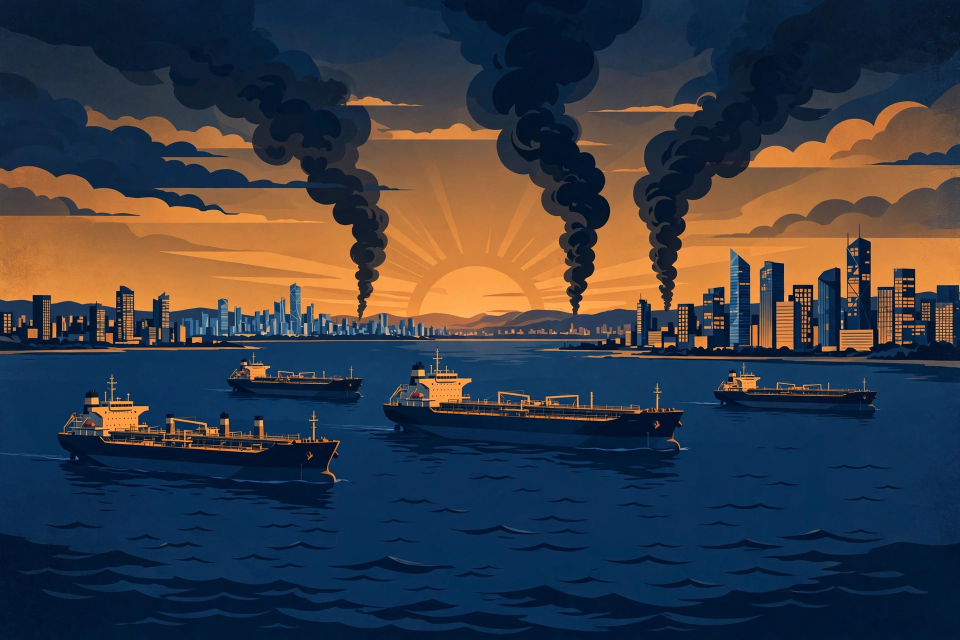
#> input picture hero.png, 1920 x 1280 px (shown at 1/2 size)
$ python compose.py
#> lines starting #> are read from the running program, lines starting #| are printed output that depends on the picture
#!/usr/bin/env python3
"""Compose the 24 Nov 2026 world-news front page (1024x1024 PNG).

Layout: masthead, lead story on the Gulf, hero illustration, four
more stories in two columns, an 'also' strip and a footer.
All text is rendered with PIL so the judge can read it exactly.
"""
import textwrap
from PIL import Image, ImageDraw, ImageFont

W, H = 1024, 1024
PAPER = (248, 244, 236)
INK = (22, 22, 22)
NAVY = (20, 33, 61)
RED = (163, 30, 34)
GREY = (90, 86, 78)
LINE = (200, 192, 176)

SERIF_B = "/usr/share/fonts/truetype/dejavu/DejaVuSerif-Bold.ttf"
SERIF = "/usr/share/fonts/truetype/dejavu/DejaVuSerif.ttf"
SANS = "/usr/share/fonts/truetype/dejavu/DejaVuSans.ttf"
SANS_B = "/usr/share/fonts/truetype/dejavu/DejaVuSans-Bold.ttf"


def font(path, size):
    return ImageFont.truetype(path, size)


def wrap(draw, text, fnt, width):
    """Greedy word wrap returning list of lines fitting `width` px."""
    words, lines, cur = text.split(), [], ""
    for w in words:
        t = (cur + " " + w).strip()
        if draw.textlength(t, font=fnt) <= width:
            cur = t
        else:
            if cur:
                lines.append(cur)
            cur = w
    if cur:
        lines.append(cur)
    return lines


def draw_para(draw, x, y, width, lines, fnt, fill, leading):
    for ln in lines:
        draw.text((x, y), ln, font=fnt, fill=fill)
        y += leading
    return y


img = Image.new("RGB", (W, H), PAPER)
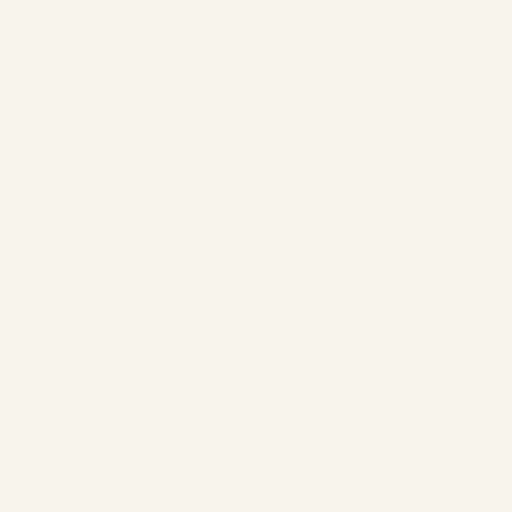
#> img: PIL image 1024x1024 RGB (shown at 1/2 size); mean R, G, B 248, 244, 236
d = ImageDraw.Draw(img)
M = 40  # margin
CW = W - 2 * M  # content width

# ---- Masthead ----
d.rectangle([0, 0, W, 112], fill=NAVY)
d.text((M, 18), "THE WORLD", font=font(SERIF_B, 58), fill=(250, 247, 240))
d.text((M, 82), "IN ONE PAGE", font=font(SANS_B, 17), fill=(212, 175, 105))
date_txt = "TUESDAY, 24 NOVEMBER 2026"
dw = d.textlength(date_txt, font=font(SANS_B, 19))
#> dw = 320.9
d.text((W - M - dw, 30), date_txt, font=font(SANS_B, 19), fill=(250, 247, 240))
sub = "ONE IMAGE  ·  THE WHOLE DAY"
sw = d.textlength(sub, font=font(SANS, 15))
#> sw = 234.3
d.text((W - M - sw, 60), sub, font=font(SANS, 15), fill=(180, 190, 210))
d.rectangle([0, 112, W, 116], fill=RED)

y = 132
# ---- Lead kicker + headline ----
d.text((M, y), "THE GULF  —  LEAD STORY", font=font(SANS_B, 18), fill=RED)
y += 28
y = draw_para(d, M, y, CW, ["MISSILES OVER THE GULF"],
              font(SERIF_B, 56), INK, 62)
#> y = 222
y += 4
#> y = 226
deck = ("A Houthi strike hits a tower in Riyadh's financial district, wounding 11 — "
        "the second attack in under a week. In the Strait of Hormuz, four tankers "
        "are reported hit by mines as Iran warns shipping to keep clear.")
y = draw_para(d, M, y, CW, wrap(d, deck, font(SERIF, 23), CW),
              font(SERIF, 23), (48, 48, 48), 30)
#> the loop in draw_para (call 2), `for ln in lines:` made 3 passes
#> y on passes 1 to 3: 256, 286, 316
#> y = 316
y += 10
#> y = 326

# ---- Hero illustration ----
hero = Image.open("hero.png").convert("RGB")
#> hero is the input picture: PIL image 1920x1280 RGB; mean R, G, B 56.1, 59.9, 68.5
tw, th = 944, 258
# center-crop to target aspect
scale = max(tw / hero.width, th / hero.height)
#> scale = 0.492
hero = hero.resize((int(hero.width * scale), int(hero.height * scale)),
                   Image.LANCZOS)
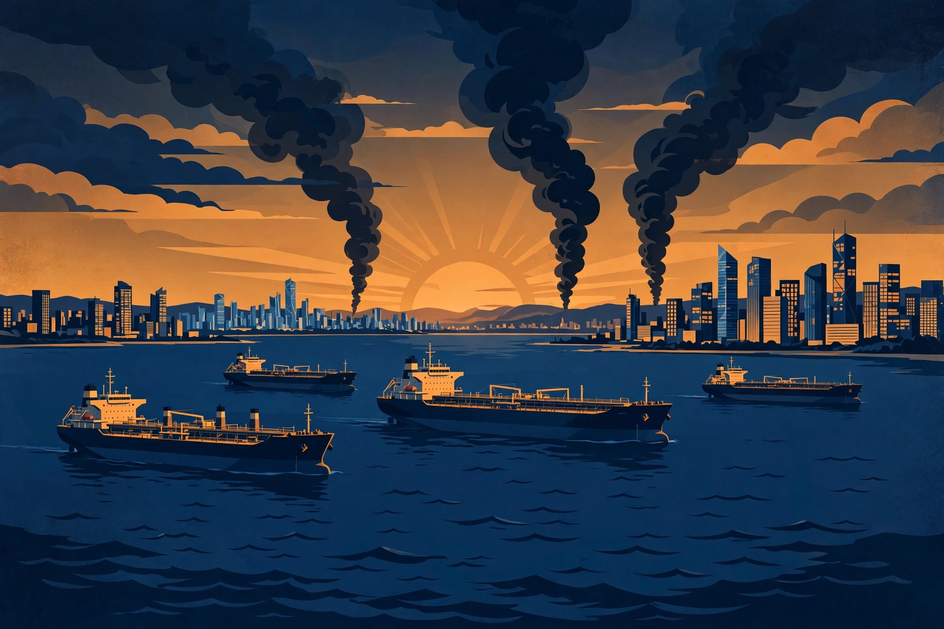
#> hero: PIL image 944x629 RGB; mean R, G, B 56.1, 59.9, 68.6
left = (hero.width - tw) // 2
#> left = 0
top = (hero.height - th) // 2
#> top = 185
hero = hero.crop((left, top, left + tw, top + th))
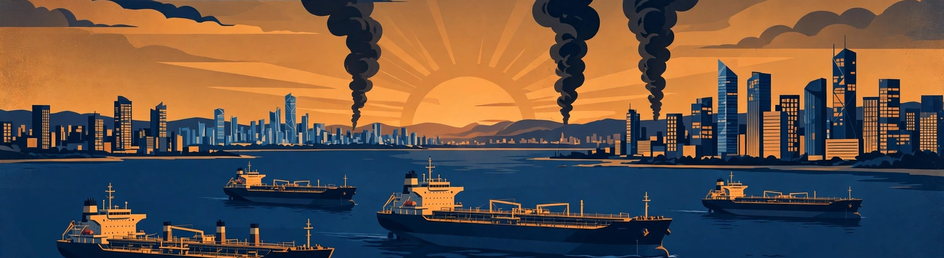
#> hero: PIL image 944x258 RGB; mean R, G, B 99.8, 82.8, 72
img.paste(hero, (M, y))
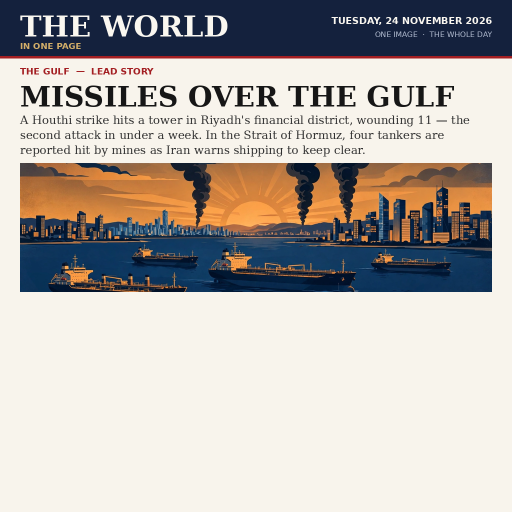
#> img: PIL image 1024x1024 RGB (shown at 1/2 size); mean R, G, B 185.6, 179.6, 174.7
d.rectangle([M, y, M + tw, y + th], outline=INK, width=2)
y += th + 8
#> y = 592
cap = ("Tankers in the Strait of Hormuz, where four vessels were reported hit by mines "
       "on Tuesday. Illustration.")
y = draw_para(d, M, y, CW, wrap(d, cap, font(SANS, 15), CW),
              font(SANS, 15), GREY, 20)
#> y = 612
y += 10
#> y = 622
d.line([(M, y), (W - M, y)], fill=LINE, width=2)
y += 14
#> y = 636

# ---- Two-column stories ----
stories = [
    ("HUAWEI GUILTY ON TRADE SECRETS",
     "A U.S. jury convicts the Chinese telecom giant of stealing trade "
     "secrets and bank fraud — but clears it of racketeering."),
    ("GAZA STRIKE KILLS HAMAS SECURITY CHIEF",
     "An Israeli air strike kills the group's internal security head in "
     "Gaza City, despite a ceasefire in place since last year."),
    ("UKRAINE HITS RUSSIAN SHIPS",
     "Drone strikes on a cargo ship in the Gulf of Finland and another off "
     "Libya raise the alarm across NATO."),
    ("FIVE DIE IN TURKISH HELICOPTER CRASH",
     "An air force helicopter goes down after take-off in western Türkiye. "
     "Gunmen hold 25 hostage in a Colombian supermarket."),
]
col_w = (CW - 24) // 2
row_h = 0
top_y = y
#> top_y = 636
for i, (head, body) in enumerate(stories):
    cx = M + (i % 2) * (col_w + 24)
    cy = top_y + (i // 2) * 152
    d.text((cx, cy), head, font=font(SANS_B, 19), fill=RED)
    bl = wrap(d, body, font(SERIF, 20), col_w)
    draw_para(d, cx, cy + 28, col_w, bl, font(SERIF, 20), (48, 48, 48), 26)
    if i % 2 == 0:
        d.line([(cx + col_w + 12, cy), (cx + col_w + 12, cy + 140)],
               fill=LINE, width=1)
#> this loop made 4 passes
#> cy on passes 1 to 4: 636, 636, 788, 788
y = top_y + 2 * 152 + 2
#> y = 942
d.line([(M, y), (W - M, y)], fill=LINE, width=2)
y += 12
#> y = 954

# ---- Also strip ----
d.text((M, y), "ALSO:  ", font=font(SANS_B, 18), fill=RED)
ax = M + d.textlength("ALSO:  ", font=font(SANS_B, 18))
#> ax = 113.4
also = ("Senegal regain the Africa Cup  ·  Shenzhou 24 carries Pakistan's first astronaut")
y = draw_para(d, ax, y, W - M - ax, wrap(d, also, font(SANS, 17), W - M - ax),
              font(SANS, 17), (48, 48, 48), 23)
#> y = 977
y += 8
#> y = 985
d.line([(M, y), (W - M, y)], fill=LINE, width=2)
y += 10
#> y = 995
foot = "The world on Tuesday 24 November 2026 — drawn from public news wires. One image, the whole day."
d.text((M, y), foot, font=font(SANS, 14), fill=GREY)

img.save("news.png", optimize=True)
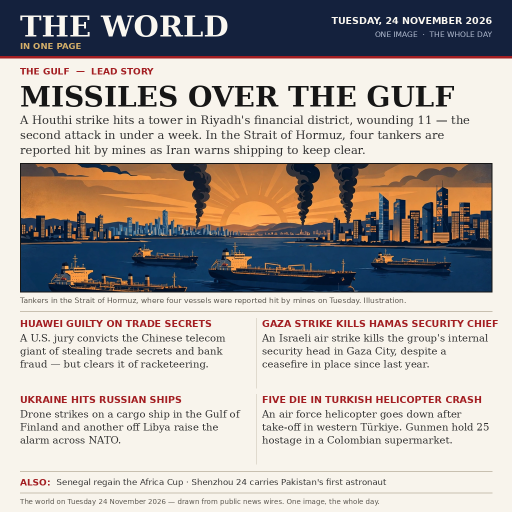
#> saved as news.png: PIL image 1024x1024 RGB (shown at 1/2 size); mean R, G, B 180, 172.8, 168.2
print("saved news.png", img.size, "final footer y =", y)
#| saved news.png (1024, 1024) final footer y = 995
